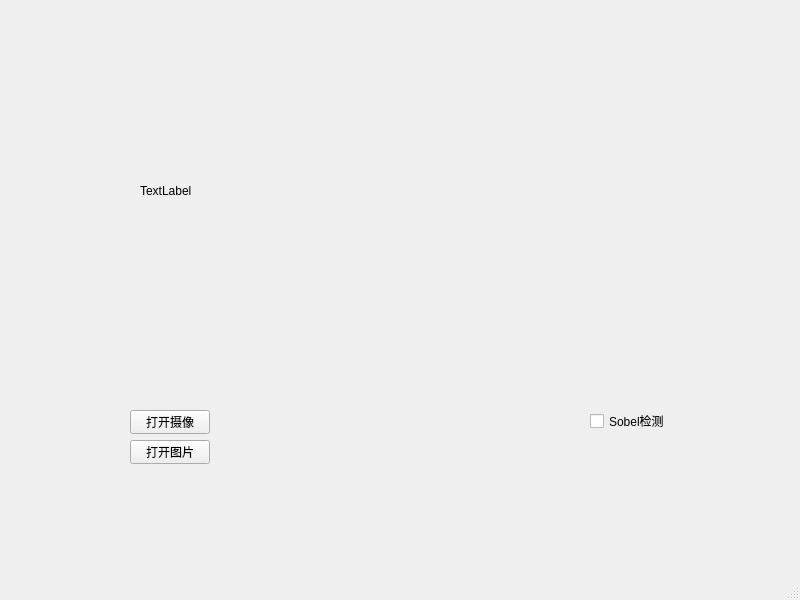
<?xml version="1.0" encoding="UTF-8"?>
<ui version="4.0">
 <class>MainWindow</class>
 <widget class="QMainWindow" name="MainWindow">
  <property name="geometry">
   <rect>
    <x>0</x>
    <y>0</y>
    <width>800</width>
    <height>600</height>
   </rect>
  </property>
  <property name="windowTitle">
   <string>MainWindow</string>
  </property>
  <widget class="QWidget" name="centralwidget">
   <widget class="QLabel" name="label">
    <property name="geometry">
     <rect>
      <x>140</x>
      <y>0</y>
      <width>521</width>
      <height>381</height>
     </rect>
    </property>
    <property name="text">
     <string>TextLabel</string>
    </property>
   </widget>
   <widget class="QPushButton" name="pushButton">
    <property name="geometry">
     <rect>
      <x>130</x>
      <y>410</y>
      <width>80</width>
      <height>24</height>
     </rect>
    </property>
    <property name="text">
     <string>打开摄像</string>
    </property>
   </widget>
   <widget class="QPushButton" name="pushButton_2">
    <property name="geometry">
     <rect>
      <x>130</x>
      <y>440</y>
      <width>80</width>
      <height>24</height>
     </rect>
    </property>
    <property name="text">
     <string>打开图片</string>
    </property>
   </widget>
   <widget class="QCheckBox" name="checkBox">
    <property name="geometry">
     <rect>
      <x>590</x>
      <y>410</y>
      <width>81</width>
      <height>22</height>
     </rect>
    </property>
    <property name="text">
     <string>Sobel检测</string>
    </property>
   </widget>
  </widget>
  <widget class="QMenuBar" name="menubar">
   <property name="geometry">
    <rect>
     <x>0</x>
     <y>0</y>
     <width>800</width>
     <height>21</height>
    </rect>
   </property>
  </widget>
  <widget class="QStatusBar" name="statusbar"/>
 </widget>
 <resources/>
 <connections/>
</ui>
